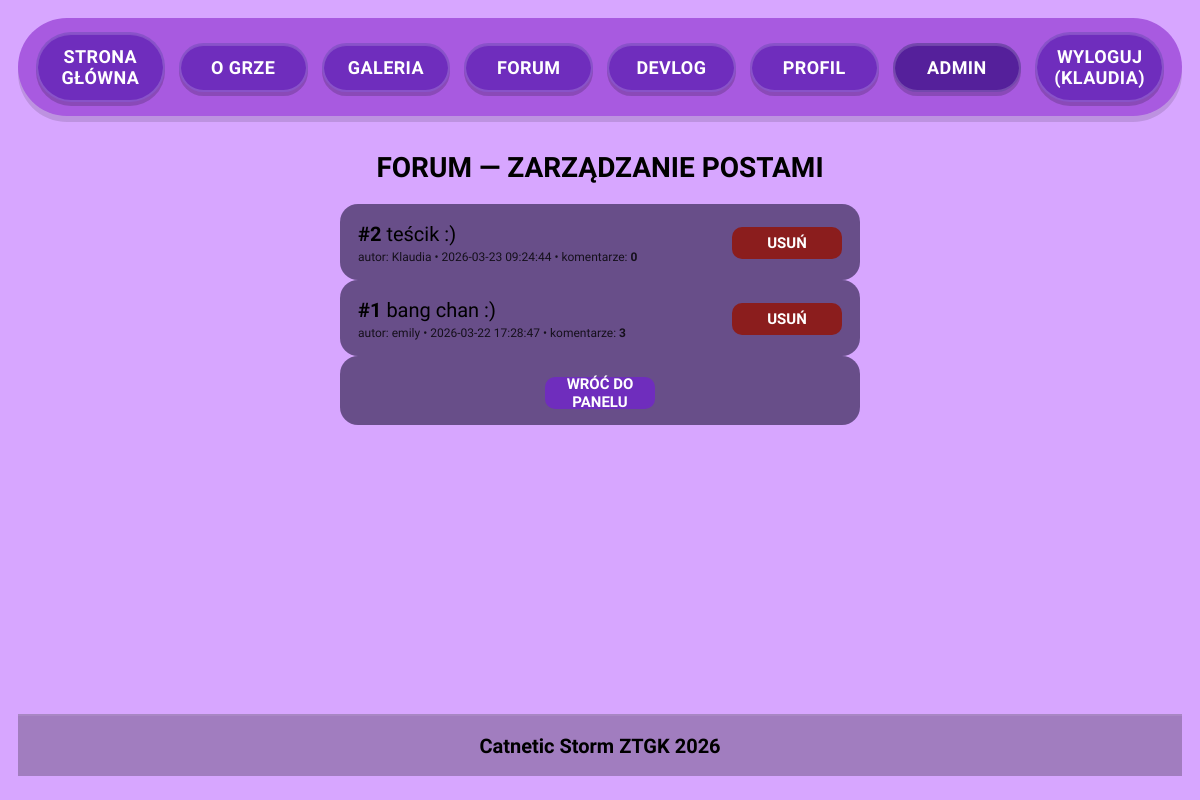
/admin/forum_manage.php (signed in), run on an earlier commit of the app's database.
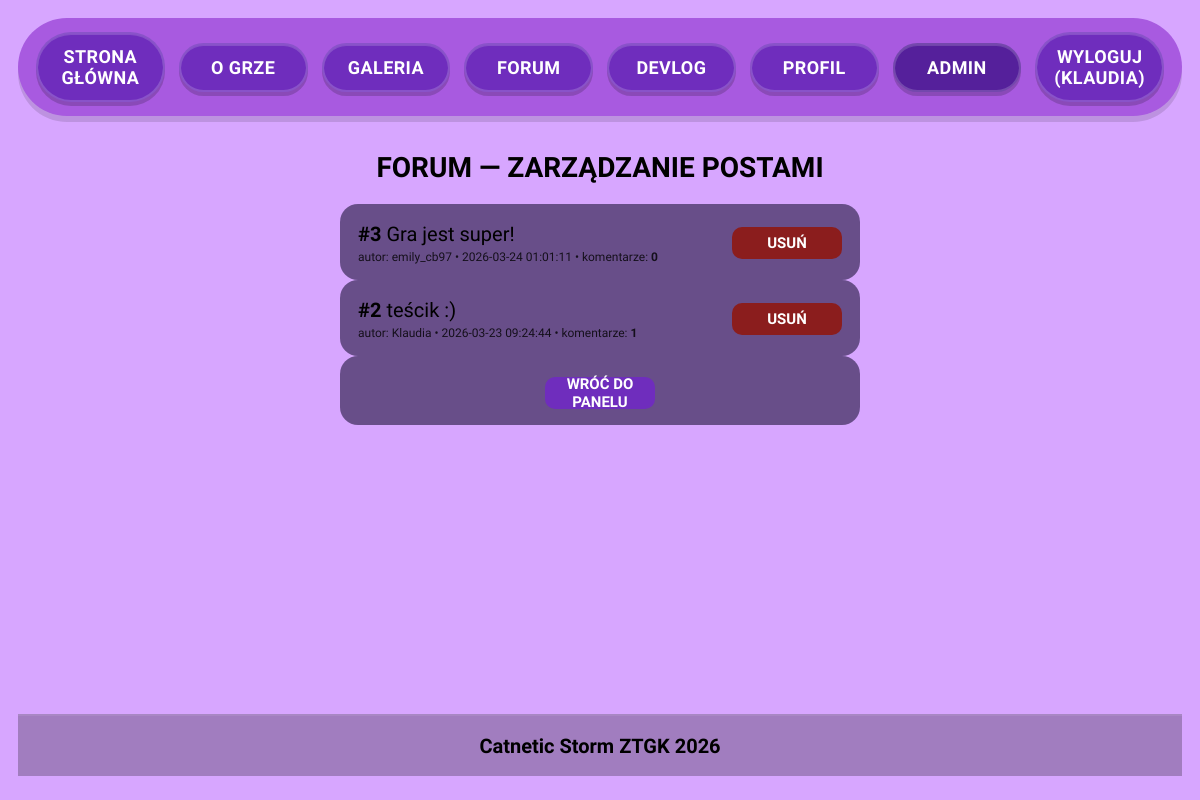
And on a later commit of the database.
### tables this page shows
CREATE TABLE `forum_posts` (
  `post_id` int(11) NOT NULL,
  `user_id` int(11) NOT NULL,
  `title` varchar(255) NOT NULL,
  `content` text NOT NULL,
  `media_path` varchar(255) DEFAULT NULL,
  `media_type` enum('image','video','none') DEFAULT 'none',
  `created_at` datetime DEFAULT current_timestamp()
);

CREATE TABLE `users` (
  `user_id` int(11) NOT NULL,
  `username` varchar(50) NOT NULL,
  `password` varchar(255) NOT NULL,
  `role` enum('admin','user') NOT NULL DEFAULT 'user',
  `created_at` timestamp NOT NULL DEFAULT current_timestamp()
);

### admin/forum_manage.php (the view, shortened to what this page needs)
<?php
require __DIR__ . '/../includes/db.php';
$stmt = $pdo->query("
  SELECT f.post_id, f.title, f.created_at, u.username,
    (SELECT COUNT(*) FROM forum_comments c WHERE c.post_id = f.post_id) AS comments_count
  FROM forum_posts f
  JOIN users u ON u.user_id = f.user_id
  ORDER BY f.created_at DESC, f.post_id DESC
");
$posts = $stmt->fetchAll();
?>
<!DOCTYPE html>
<html lang="pl">
<head>
    <?php include __DIR__ . '/../includes/head.php'; ?>
</head>
<body>
<?php include __DIR__ . '/../includes/header.php'; ?>
<main>
    <section class="admin">
        <h1>Forum — zarządzanie postami</h1>
        <?php if (!$posts): ?>
            <div class="auth-card">Brak postów na forum.</div>
        <?php else: ?>
            <?php foreach ($posts as $p): ?>
                <article class="auth-card" style="display:flex; justify-content:space-between; gap:12px; flex-wrap:wrap; align-items:center;">
                    <div>
                        <strong>#<?= (int)$p['post_id'] ?></strong>
                        <?= htmlspecialchars((string)$p['title']) ?>
                        <div style="opacity:.8; font-size:12px; margin-top:4px;">
                            autor: <?= htmlspecialchars((string)$p['username']) ?>
                            • <?= htmlspecialchars((string)$p['created_at']) ?>
                            • komentarze: <strong><?= (int)$p['comments_count'] ?></strong>
                        </div>
                    </div>
                    <div style="display:flex; gap:10px; align-items:center;">
                        <form method="post" action="forum_manage.php"
                              onsubmit="return confirm('Czy na pewno chcesz usunąć ten post oraz wszystkie jego komentarze?');"
                              style="display:inline; margin: 0;">
                            <button class="auth-btn" type="submit" style="background:#8b1d1d; padding: 10px 16px;">USUŃ</button>
                        </form>
                    </div>
                </article>
            <?php endforeach; ?>
        <?php endif; ?>
        <div class="auth-card auth-card--small">
            <a class="auth-btn auth-btn--link" href="index.php">WRÓĆ DO PANELU</a>
        </div>
    </section>
</main>
<?php include __DIR__ . '/../includes/footer.php'; ?>
</body>
</html>

What changed in the data, as far as the page shows it:
removed forum_posts: post_id "1", title "bang chan :)", user.username "emily", created_at "2026-03-22 17:28:47", comments_count "3"
added forum_posts: post_id "3", title "Gra jest super!", user.username "emily_cb97", created_at "2026-03-24 01:01:11", comments_count "0"
computed for forum_posts "teścik :)": comments_count "0" → "1"
